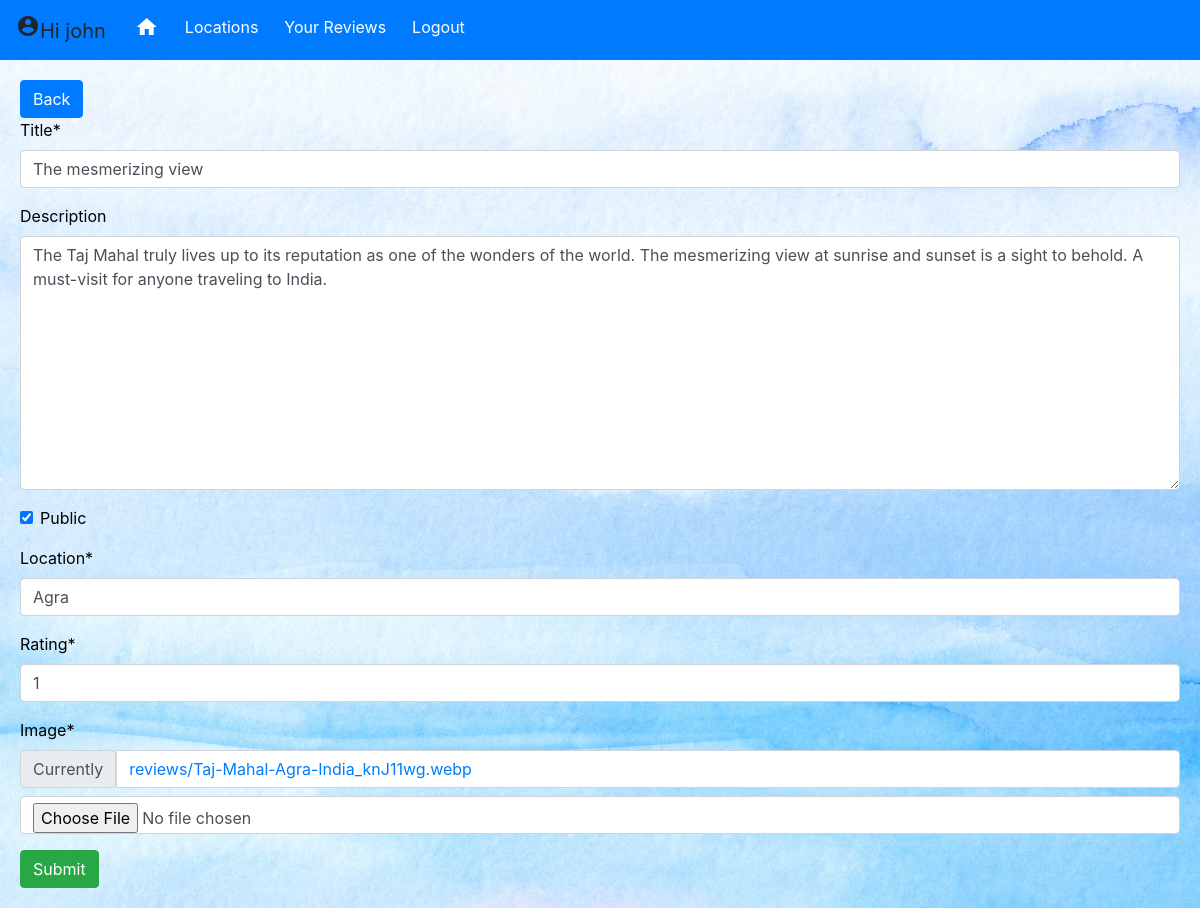
The page /update/15/ (signed in) on the database its author committed.
### base/models.py (models this page shows, shortened)
class Review(models.Model):
    user = models.ForeignKey(User, on_delete=models.CASCADE, null=True,blank=True)
    title  = models.CharField(max_length=200)
    description = models.TextField(null=True,blank=True)
    location = models.CharField(max_length=200)
    public = models.BooleanField(default=True)
    date  = models.DateField(auto_now_add=True)
    rating = models.SmallIntegerField(default=1,validators=[MinValueValidator(0),MaxValueValidator(5)])
    image = models.ImageField(upload_to="reviews")
    class Meta:
        ordering = ['date']

### base/views.py (the view)
# urls.py: path('update/<int:pk>/',views.ReviewUpdate.as_view(), name= 'update'),
class ReviewUpdate(LoginRequiredMixin,UpdateView):
    model = Review
    fields = ['title','description','public','location','rating','image']
    success_url = reverse_lazy('userreviewlist')

### base/templates/base/review_form.html (shortened to what this page needs)
{% extends 'base/mainbase.html' %}
{%load crispy_forms_tags %}
{% block main %}
    <a style="color: white;" href="{% url 'userreviewlist' %}"><div class="btn btn-primary" >Back</div></a>
<form method="POST" enctype="multipart/form-data">
    {{form|crispy}}
    <input class="btn btn-success" type="submit" value="Submit">
</form>
{% endblock %}

### base/templates/base/navbar.html (shortened to what this page needs)
<div class="navbar-main">
    <nav class="navbar navbar-expand-lg navbar-ligt bg-primary">
        <div class="navbar-brand" href="#">
            {% if request.user.is_authenticated %}
            <span class="material-icons">
            </span>Hi {{user}}
            {% else %}
            <span>Hi {{user}}</span>
            {% endif %}
        </div>
        <div class="collapse navbar-collapse" id="navbarNav">
            <div class="navbar-nav">
                <div class="btn-toolbar" role="toolbar" aria-label="Toolbar with button groups">
                    <div class="btn-group mr-2" role="group" aria-label="First group">
                            <a href="{% url 'home' %}"><div class="btn btn-primary"><span class="material-icons">
                                </span></div></a>
                            <a href="{% url 'reviewlist' %}"><div class="btn btn-primary">Locations</div></a>
                        {% if request.user.is_authenticated %}
                            <a href="{% url 'userreviewlist' %}"><div class="btn btn-primary">Your Reviews</div></a>
                            <a href="{% url 'logout' %}"><div class="btn btn-primary"> Logout</div></a>
                        {% else %}
                            <a href="{% url 'login' %}"><div class="btn btn-primary"> Login</div></a>
                            <a href="{% url 'register' %}"><div class="btn btn-primary"> Register</div></a>
                        {% endif %}
                    </div>
                </div>
            </div>
        </div>
</div>

### base/templates/base/mainbase.html (style rules this page uses)
* { list-style: none; }
a { text-decoration: none; font-style: none; }
.navbar-nav a { color: azure; }
.bg-image { background-image: url('/static/base/images/background.jpg'); background-repeat: repeat; background-size: cover; }

### rows shown on the page
Review: title "The mesmerizing view", description "The Taj Mahal truly lives up to its reputation as one of the wonders of the world. The mesmerizing view at sunrise and sunset is a sight to behold. A must-visit for anyone traveling to India.", public "☑", location "Agra", rating "1"

### other values the page prints
{{ user }} "john"
